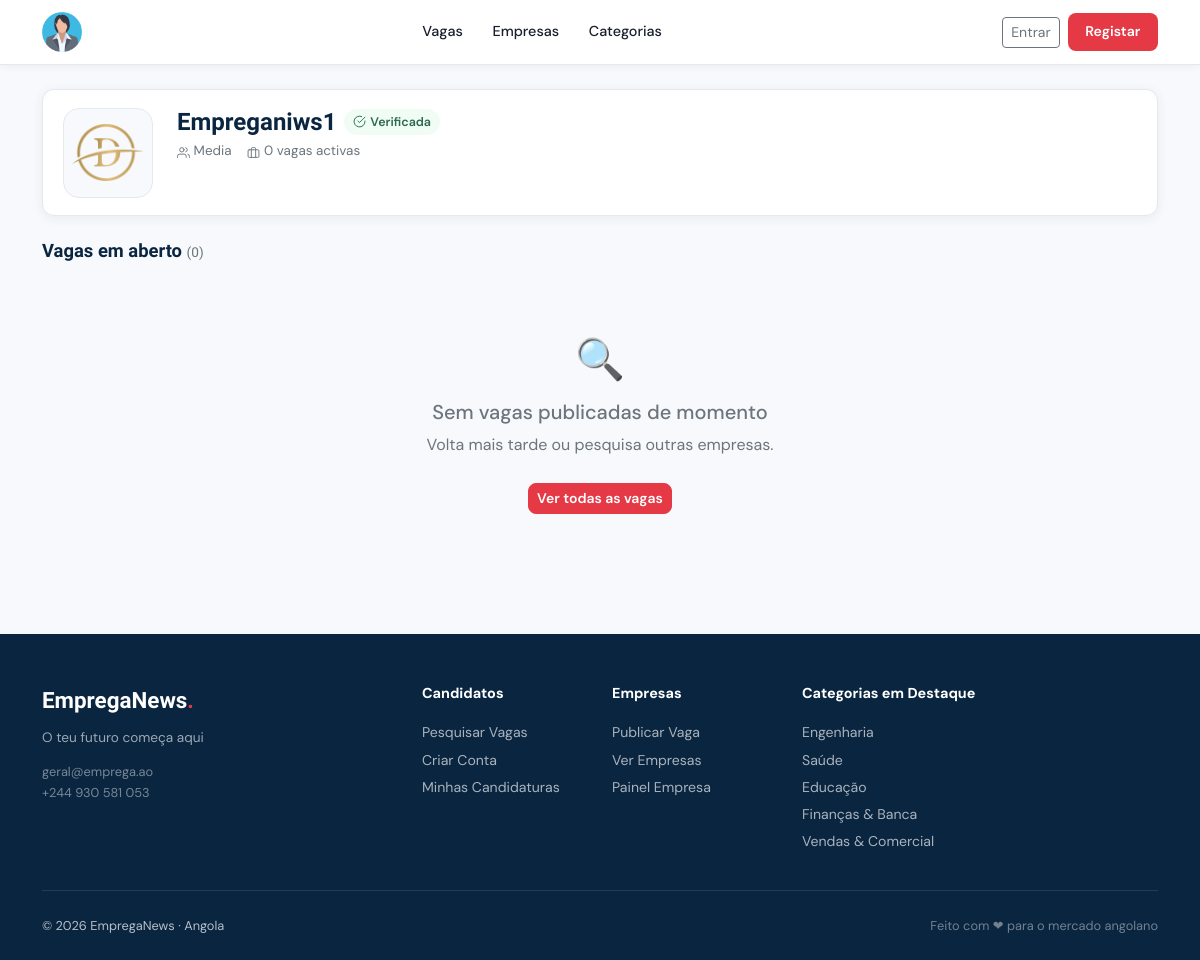
The app's page /empresa.php?id=1 with its own data.
### tables this page shows
CREATE TABLE `empresas` (
  `id` int(11) NOT NULL,
  `utilizador_id` int(11) NOT NULL,
  `nome` varchar(200) NOT NULL,
  `slug` varchar(220) NOT NULL,
  `logo` varchar(255) DEFAULT NULL,
  `nif` varchar(30) DEFAULT NULL,
  `website` varchar(200) DEFAULT NULL,
  `telefone` varchar(30) DEFAULT NULL,
  `email_contato` varchar(150) DEFAULT NULL,
  `provincia_id` int(11) DEFAULT NULL,
  `morada` text DEFAULT NULL,
  `setor` varchar(100) DEFAULT NULL,
  `dimensao` enum('startup','pequena','media','grande','multinacional') DEFAULT 'media',
  `ano_fundacao` year(4) DEFAULT NULL,
  `sobre` text DEFAULT NULL,
  `estado` enum('pendente','aprovada','suspensa','rejeitada') DEFAULT 'pendente',
  `verificada` tinyint(1) DEFAULT 0 COMMENT 'Selo verificado pelo admin',
  `total_vagas_publicadas` int(11) DEFAULT 0,
  `criado_em` timestamp NOT NULL DEFAULT current_timestamp(),
  `atualizado_em` timestamp NOT NULL DEFAULT current_timestamp() ON UPDATE current_timestamp()
);

CREATE TABLE `categorias` (
  `id` int(11) NOT NULL,
  `nome` varchar(100) NOT NULL,
  `slug` varchar(120) NOT NULL,
  `icone` varchar(50) DEFAULT 'briefcase',
  `total_vagas` int(11) DEFAULT 0,
  `ativo` tinyint(1) DEFAULT 1
);

### includes/config.php (called while the page is built, shortened)
<?php
class DB {
    private static ?PDO $c = null;
    public static function conn(): PDO {
        if (!self::$c) {
            try {
                self::$c = new PDO(
                    "mysql:host=".DB_HOST.";dbname=".DB_NAME.";charset=utf8mb4",
                    DB_USER, DB_PASS,
                    [PDO::ATTR_ERRMODE            => PDO::ERRMODE_EXCEPTION,
                     PDO::ATTR_DEFAULT_FETCH_MODE => PDO::FETCH_ASSOC,
                     PDO::ATTR_EMULATE_PREPARES   => false]
                );
            } catch (PDOException $e) {
                die('
<!DOCTYPE html><html><head><meta charset="UTF-8">
<title>Erro de Ligação</title>
<style>body{font-family:sans-serif;padding:3rem;color:#c00;background:#fff8f8;}
h2{color:#c00;}code{background:#fee;padding:.2rem .4rem;border-radius:4px;}</style>
</head><body>
<h2>⚠ Erro de Ligação à Base de Dados</h2>
<p>Não foi possível ligar ao MySQL. Verifique as configurações em <code>includes/config.php</code>:</p>
<ul>
  <li>DB_HOST: <code>' . DB_HOST . '</code></li>
  <li>DB_NAME: <code>' . DB_NAME . '</code></li>
  <li>DB_USER: <code>' . DB_USER . '</code></li>
</ul>
<p>Mensagem do servidor: <code>' . htmlspecialchars($e->getMessage()) . '</code></p>
<p>Certifique-se de que correu o ficheiro <code>database.sql</code> para criar a base de dados.</p>
</body></html>');
            }
        }
        return self::$c;
    }
    public static function q(string $sql, array $p=[]): PDOStatement { $s=self::conn()->prepare($sql); $s->execute($p); return $s; }
    public static function row(string $sql, array $p=[]): ?array     { return self::q($sql,$p)->fetch()?:null; }
    public static function all(string $sql, array $p=[]): array      { return self::q($sql,$p)->fetchAll(); }
}
function allCfg(): array {
    try { return array_column(DB::all("SELECT chave,valor FROM configuracoes"),'valor','chave'); }
    catch(Exception $e){ return []; }
}
function h(mixed $s): string { return htmlspecialchars((string)$s, ENT_QUOTES, 'UTF-8'); }
function url(string $caminho = ''): string {
    return BASE_URL . ltrim($caminho, '/');
}

### includes/footer_publico.php (the view, shortened to what this page needs)
<footer class="site-footer mt-5">
  <div class="container">
    <div class="row g-4">
      <div class="col-md-4">
        <div style="font-family:'Clash Display','DM Sans',sans-serif;font-size:1.4rem;font-weight:700;color:#fff;margin-bottom:.5rem;">
          <?= h($cfg['site_nome']??'Emprega') ?><span style="color:var(--ace);">.</span>
        </div>
        <p style="font-size:.85rem;color:rgba(255,255,255,.6);margin-bottom:.75rem;"><?= h($cfg['site_slogan']??'') ?></p>
        <div style="font-size:.8rem;color:rgba(255,255,255,.45);">
          <?= h($cfg['site_email']??'') ?><br><?= h($cfg['site_telefone']??'') ?>
        </div>
      </div>
      <div class="col-md-2">
        <div class="footer-titulo">Candidatos</div>
        <a href="<?= url('index.php') ?>"                        class="d-block mb-1">Pesquisar Vagas</a>
        <a href="<?= url('registar.php?tipo=candidato') ?>"      class="d-block mb-1">Criar Conta</a>
        <a href="<?= url('candidato/candidaturas.php') ?>"       class="d-block mb-1">Minhas Candidaturas</a>
      </div>
      <div class="col-md-2">
        <div class="footer-titulo">Empresas</div>
        <a href="<?= url('registar.php?tipo=empresa') ?>"        class="d-block mb-1">Publicar Vaga</a>
        <a href="<?= url('empresas.php') ?>"                     class="d-block mb-1">Ver Empresas</a>
        <a href="<?= url('empresa/index.php') ?>"                class="d-block mb-1">Painel Empresa</a>
      </div>
      <div class="col-md-4">
        <div class="footer-titulo">Categorias em Destaque</div>
        <?php
        try {
          $cats_footer = DB::all("SELECT id,nome FROM categorias WHERE ativo=1 ORDER BY total_vagas DESC LIMIT 5");
          foreach ($cats_footer as $c):
        ?>
        <a href="<?= url('index.php?cat='.$c['id']) ?>" class="d-block mb-1"><?= h($c['nome']) ?></a>
        <?php endforeach; } catch(Exception $e){} ?>
      </div>
    </div>
    <div class="footer-bottom d-flex justify-content-between flex-wrap gap-2">
      <span>© <?= date('Y') ?> <?= h($cfg['site_nome']??'Emprega') ?> · <?= h($cfg['site_pais']??'Angola') ?></span>
      <span style="opacity:.6;">Feito com ❤ para o mercado angolano</span>
    </div>
  </div>
</footer>
</body>
</html>

### empresa.php (shortened to what this page needs)
<?php
require_once 'includes/config.php';
$cfg = allCfg();
$id  = (int)($_GET['id'] ?? 0);
$empresa = DB::row(
    "SELECT e.*, u.criado_em as membro_desde, p.nome as prov
     FROM empresas e
     JOIN utilizadores u ON u.id=e.utilizador_id
     LEFT JOIN provincias p ON p.id=e.provincia_id
     WHERE e.id=? AND e.estado='aprovada'", [$id]
);
$vagas = DB::all(
    "SELECT v.*, c.nome as cn, p.nome as pn FROM vagas v
     LEFT JOIN categorias c ON c.id=v.categoria_id
     LEFT JOIN provincias p ON p.id=v.provincia_id
     WHERE v.empresa_id=? AND v.estado='publicada'
     ORDER BY v.destaque DESC, v.data_publicacao DESC",
    [$id]
);
require_once 'includes/header_publico.php';
?>
<div class="container py-4">
  <div class="p-card mb-4">
    <div class="p-card-body">
      <div class="d-flex align-items-start gap-4 flex-wrap">
        <?php if ($empresa['logo']): ?>
          <img src="<?= url('uploads/logos/'.h($empresa['logo'])) ?>"
            style="width:90px;height:90px;border-radius:16px;object-fit:contain;background:#f8f9fc;padding:8px;border:1px solid #e4e9f0;flex-shrink:0;" alt="">
        <?php else: ?>
          <div style="width:90px;height:90px;border-radius:16px;background:linear-gradient(135deg,var(--pri),var(--sec));display:flex;align-items:center;justify-content:center;color:#fff;font-weight:700;font-size:2rem;flex-shrink:0;">
            <?= mb_strtoupper(mb_substr($empresa['nome'],0,1)) ?>
          </div>
        <?php endif; ?>
        <div class="flex-grow-1 min-w-0">
          <div class="d-flex align-items-center gap-2 flex-wrap mb-1">
            <h1 style="font-size:1.5rem;font-weight:700;color:var(--pri);margin:0;"><?= h($empresa['nome']) ?></h1>
            <?php if ($empresa['verificada']): ?>
            <span style="font-size:.78rem;color:#2d6a4f;font-weight:600;background:#f0fdf4;padding:.2rem .55rem;border-radius:999px;display:flex;align-items:center;gap:.25rem;">
              <i data-feather="check-circle" style="width:13px;height:13px;"></i>Verificada
            </span>
            <?php endif; ?>
          </div>
          <div class="d-flex flex-wrap gap-3" style="font-size:.84rem;color:#6c757d;">
            <?php if ($empresa['dimensao']): ?><span><i data-feather="users" style="width:13px;height:13px;"></i> <?= ucfirst($empresa['dimensao']) ?></span><?php endif; ?>
            <span><i data-feather="briefcase" style="width:13px;height:13px;"></i> <?= count($vagas) ?> vaga<?= count($vagas)!=1?'s':'' ?> activa<?= count($vagas)!=1?'s':'' ?></span>
          </div>
        </div>
      </div>
    </div>
  </div>
  <h2 style="font-size:1.15rem;font-weight:700;color:var(--pri);margin-bottom:1rem;">
    Vagas em aberto <span style="font-size:.85rem;font-weight:400;color:#6c757d;">(<?= count($vagas) ?>)</span>
  </h2>
  <?php if (empty($vagas)): ?>
  <div class="text-center py-5" style="color:#6c757d;">
    <div style="font-size:2.5rem;margin-bottom:.5rem;">🔍</div>
    <h5>Sem vagas publicadas de momento</h5>
    <p>Volta mais tarde ou pesquisa outras empresas.</p>
    <a href="<?= url('index.php') ?>" class="btn btn-sm btn-ace mt-2">Ver todas as vagas</a>
  </div>
  <?php endif; ?>
</div>
<?php require_once 'includes/footer_publico.php'; ?>

### assets/css/style.css (style rules this page uses)
:root { --pri: #0a2540; --sec: #457b9d; --ace: #e63946; --ace2: #c1121f; --ok: #2d6a4f; --warn: #e9c46a; --bg: #f8f9fc; --bg2: #ffffff; --border: #e4e9f0; --text: #1a1f2e; --muted: #6c757d; --radius: 12px; --radius-sm: 8px; --shadow: 0 2px 12px rgba(10,37,64,.07); --shadow-md: 0 4px 24px rgba(10,37,64,.11); --shadow-lg: 0 8px 40px rgba(10,37,64,.15); --font: 'DM Sans', sans-serif; --font-display: 'Clash Display', 'DM Sans', sans-serif; --trans: .2s ease; }
*,*::before,*::after { box-sizing:border-box;margin:0;padding:0; }
html { font-size:16px;scroll-behavior:smooth; }
body { font-family:var(--font);background:var(--bg);color:var(--text);line-height:1.65;overflow-x:hidden; }
img { max-width:100%;height:auto;display:block; }
a { color:var(--sec);text-decoration:none;transition:color var(--trans); }
h1,h2,h3,h4 { font-family:var(--font-display);line-height:1.2; }
.p-card { background:#fff;border:1px solid var(--border);border-radius:var(--radius);box-shadow:var(--shadow); }
.p-card-body { padding:1.1rem 1.25rem; }
.btn-ace { background:var(--ace);border-color:var(--ace);color:#fff;font-weight:600;border-radius:var(--radius-sm); }
footer.site-footer { background:var(--pri);color:rgba(255,255,255,.7);padding:3rem 0 1.5rem; }
footer.site-footer a { color:rgba(255,255,255,.65);font-size:.88rem; }
footer.site-footer .footer-titulo { color:#fff;font-weight:700;margin-bottom:1rem;font-size:.9rem; }
.footer-bottom { border-top:1px solid rgba(255,255,255,.1);padding-top:1.5rem;margin-top:2rem;font-size:.8rem; }

### records on screen
empresas: logo (picture), nome "Empreganiws1", dimensao "Media"
categorias: nome "Engenharia"
categorias: nome "Saúde"
categorias: nome "Educação"
categorias: nome "Finanças & Banca"
categorias: nome "Vendas & Comercial"

### other values on screen
count($vagas) "0"
$cfg['site_nome'] "EmpregaNews"
$cfg['site_slogan'] "O teu futuro começa aqui"
$cfg['site_email'] "geral@emprega.ao"
$cfg['site_telefone'] "+244 930 581 053"
$cfg['site_pais'] "Angola"
